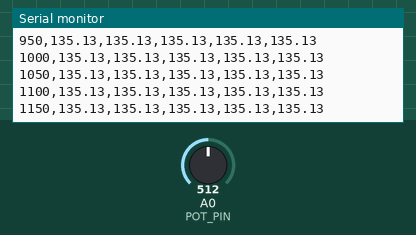
The sketch below on a simulated Arduino Uno, built with avr-gcc and run on an emulated ATmega328P. Shown: the last lines printed to the serial monitor. The test bench sets the inputs (shaded band); at power-on: A0 (POT_PIN) = 512.

Above: at 1.2 s.
1.3 s: A0 (POT_PIN) set to 716
At 1.32 s:
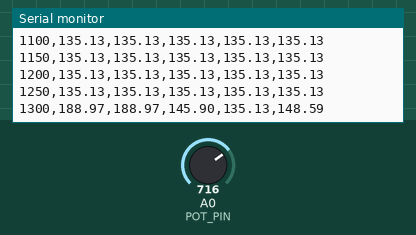
2.8 s: A0 (POT_PIN) set to 900
At 2.82 s:
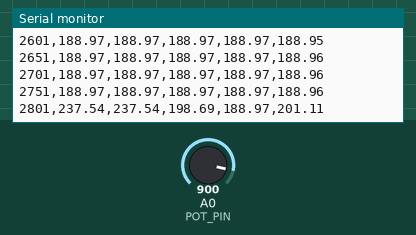
Timing chart, 0 to 5.8 s (numbered marks = the images above; inputs shaded):
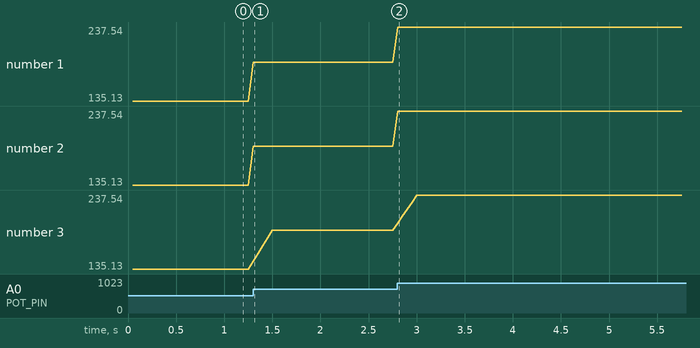

Measured:
- after the input at 1.3 s, the serial monitor: prints a new line at once (image 1)
- plotted number 1: 135.13 → 188.97 after the input at 1.3 s
- plotted number 2: 135.13 → 188.97 after the input at 1.3 s
- plotted number 3: 135.13 → 188.97 after the input at 1.3 s

The sketch:

PR3_var03_POT.ino
```cpp
// ПР №3. Сбор данных с датчика, калибровка и фильтрация измерений
// ПРИМЕР ВЫПОЛНЕНИЯ: вариант 3 (потенциометр, 0–270°)
// Arduino Uno. HC-SR04: Trig -> D9, Echo -> D10. Потенциометр: движок -> A0
//
// ИЗМЕНЁННЫЕ ПАРАМЕТРЫ по сравнению с листингом 1 отмечены  <<< ВАР. 3

#define USE_ULTRASONIC 0          // 1 - HC-SR04 (см), 0 - потенциометр (градусы)  <<< ВАР. 3

const uint8_t TRIG_PIN = 9;
const uint8_t ECHO_PIN = 10;
const uint8_t POT_PIN  = A0;
const float   POT_RANGE = 270.0;  // полный угол поворота потенциометра, град

const unsigned long PERIOD_MS = 50; // период опроса 50 мс (20 Гц)
const uint8_t N_MA  = 5;            // окно скольз. среднего  <<< ВАР. 3
const float   ALPHA = 0.25;         // коэфф. экспоненц. фильтра  <<< ВАР. 3

// Калибровка: x_кал = A_CAL * x_изм + B_CAL
// ШАГ 1 (части 2-3): оставить A_CAL = 1.0, B_CAL = 0.0 (калибровки нет, cal = raw).
// ШАГ 2 (часть 4): вписать коэффициенты, которые напечатал analysis_calib.py,
//                  и загрузить скетч повторно.
const float A_CAL = 1.0;    // <<< после части 3 заменить, например на 1.0537 (демо-данные)
const float B_CAL = 0.0;    // <<< после части 3 заменить, например на -4.5482 (демо-данные)

float bufMA[20];  uint8_t iMA = 0,  nMA = 0;
float bufMed[5];  uint8_t iMed = 0, nMed = 0;
float ema = NAN;
unsigned long tPrev = 0;

float readUltrasonicCm() {
  digitalWrite(TRIG_PIN, LOW);
  delayMicroseconds(2);
  digitalWrite(TRIG_PIN, HIGH);          // импульс запуска 10 мкс
  delayMicroseconds(10);
  digitalWrite(TRIG_PIN, LOW);
  unsigned long t = pulseIn(ECHO_PIN, HIGH, 30000UL); // таймаут 30 мс
  if (t == 0) return NAN;                // эхо не получено
  return t * 0.0343 / 2.0;               // d = v*t/2, v = 0,0343 см/мкс
}

float readPotDeg() {
  int n = analogRead(POT_PIN);           // код АЦП 0...1023
  return n * POT_RANGE / 1023.0;
}

float movingAverage(float x) {           // скользящее среднее по N_MA точкам
  bufMA[iMA] = x;
  iMA = (iMA + 1) % N_MA;
  if (nMA < N_MA) nMA++;
  float s = 0;
  for (uint8_t i = 0; i < nMA; i++) s += bufMA[i];
  return s / nMA;
}

float median5(float x) {                 // медианный фильтр, окно 5
  bufMed[iMed] = x;
  iMed = (iMed + 1) % 5;
  if (nMed < 5) nMed++;
  float a[5];
  for (uint8_t i = 0; i < nMed; i++) a[i] = bufMed[i];
  for (uint8_t i = 1; i < nMed; i++) {   // сортировка вставками
    float v = a[i]; int8_t j = i - 1;
    while (j >= 0 && a[j] > v) { a[j + 1] = a[j]; j--; }
    a[j + 1] = v;
  }
  return a[nMed / 2];
}

float expFilter(float x) {               // экспоненциальный фильтр
  if (isnan(ema)) ema = x;
  else ema = ALPHA * x + (1.0 - ALPHA) * ema;
  return ema;
}

void setup() {
  Serial.begin(115200);
  pinMode(TRIG_PIN, OUTPUT);
  pinMode(ECHO_PIN, INPUT);
  Serial.println("t_ms,raw,cal,ma,med,ema");
}

void loop() {
  if (millis() - tPrev < PERIOD_MS) return;
  tPrev = millis();
#if USE_ULTRASONIC
  float raw = readUltrasonicCm();
#else
  float raw = readPotDeg();
#endif
  if (isnan(raw)) return;                // пропускаем неудачное измерение
  float cal = A_CAL * raw + B_CAL;
  float ma  = movingAverage(cal);
  float med = median5(cal);
  float ef  = expFilter(cal);
  Serial.print(tPrev);   Serial.print(',');
  Serial.print(raw, 2);  Serial.print(',');
  Serial.print(cal, 2);  Serial.print(',');
  Serial.print(ma, 2);   Serial.print(',');
  Serial.print(med, 2);  Serial.print(',');
  Serial.println(ef, 2);
}
```
